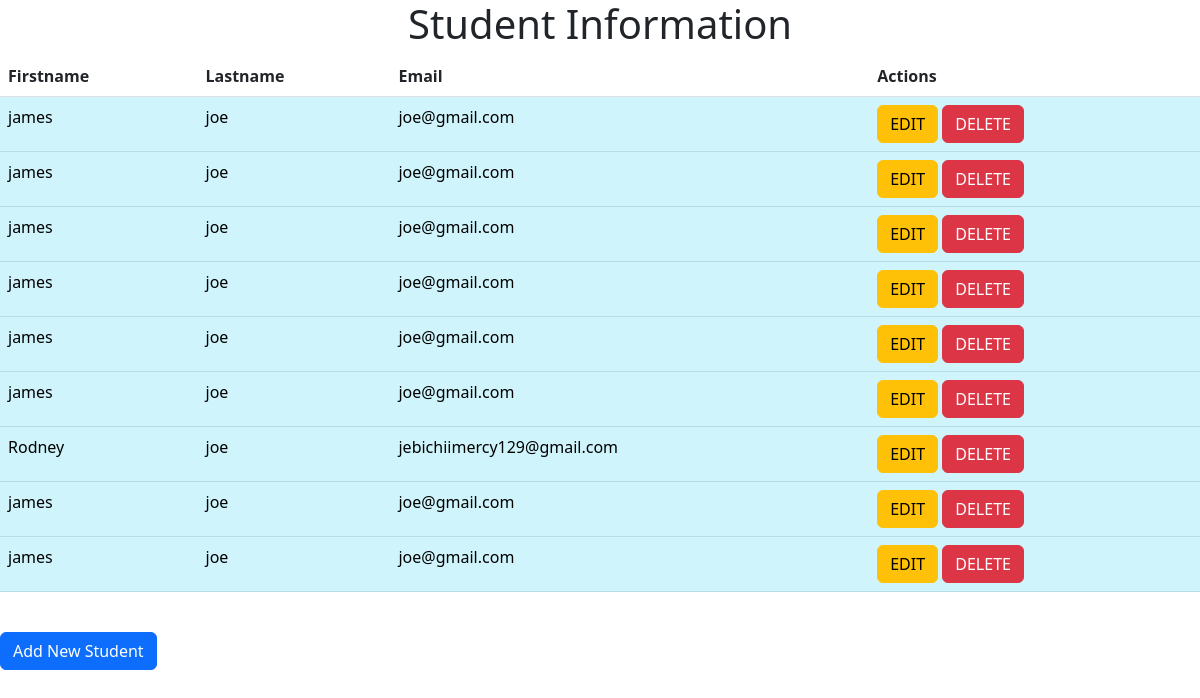
The page /show on the database as committed earlier.
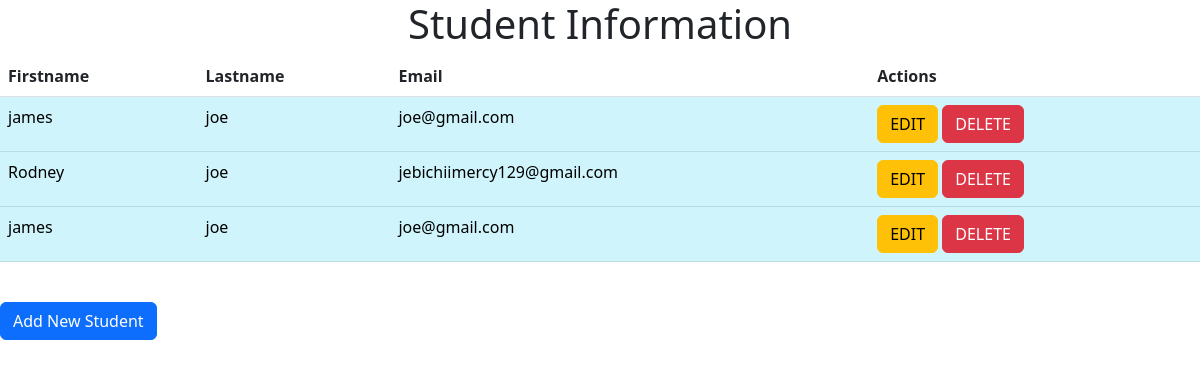
The same page on the database as committed later.
### myapp/models.py (models this page shows)
class Student(models.Model):
    firstname = models.CharField(max_length=200)
    lastname = models.CharField(max_length=200)
    email = models.EmailField()
    class Meta:
        db_table = "student"

### myapp/views.py (the view)
# urls.py: path('show', views.show),
def show(request):
    students = Student.objects.all()
    return render(request, 'show.html', {'students': students})

### templates/show.html (shortened to what this page needs)
<!DOCTYPE html>
<html lang="en">
<head>
     {% load static %}
    <link rel="stylesheet" href="{% static 'css/bootstrap.min.css' %}">
</head>
<body>
<h1 style="text-align: center">Student Information</h1>
<table class="table table-info">
    <thead class="table dark">
     <tr>
        <th>Firstname</th>
        <th>Lastname</th>
        <th>Email</th>
        <th>Actions</th>
    </tr>
    </thead>
    <tbody>
    {% for student in students %}
    <tr>
    <td>{{ student.firstname }}</td>
    <td>{{ student.lastname }}</td>
    <td>{{ student.email }}</td>
     <td>
         <a href="edit/{{ student.id }}" class="btn btn-warning">EDIT</a>
         <a href="delete/{{ student.id }}" class="btn btn-danger">DELETE</a>
     </td>
    </tr>
    {% endfor %}
    </tbody>
</table>
<br>
<a href="/index" class="btn btn-primary">Add New Student</a>
</body>
</html>

Rows that differ between the two databases and show on the page:
removed Student: firstname "james", lastname "joe", email "joe@gmail.com"
removed Student: firstname "james", lastname "joe", email "joe@gmail.com"
removed Student: firstname "james", lastname "joe", email "joe@gmail.com"
removed Student: firstname "james", lastname "joe", email "joe@gmail.com"
removed Student: firstname "james", lastname "joe", email "joe@gmail.com"
removed Student: firstname "james", lastname "joe", email "joe@gmail.com"
